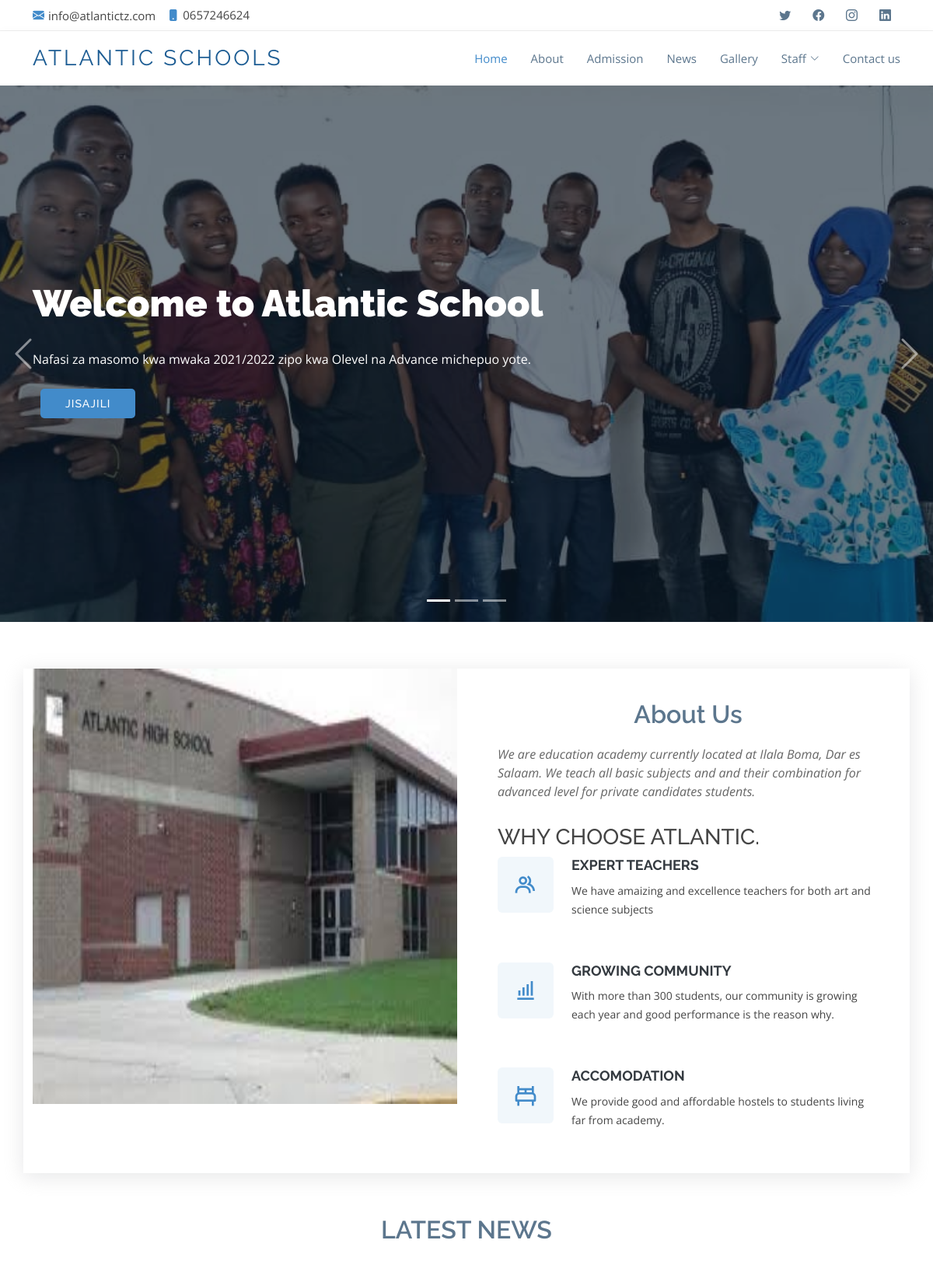
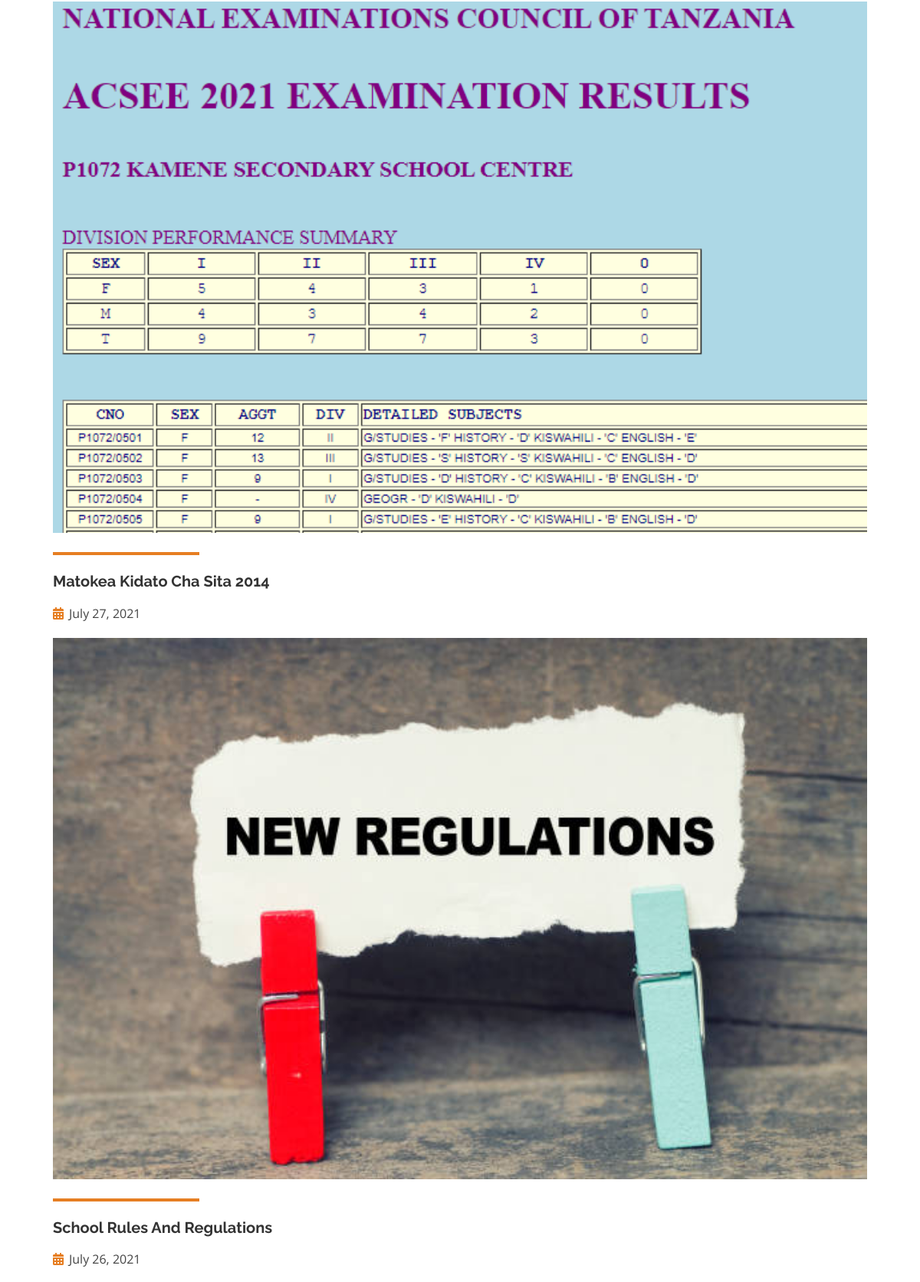
The page / (upper part) on the database its author committed (2 pictures, top to bottom).
### Home/models.py (models this page shows, shortened)
class Post(models.Model):
    date = models.DateTimeField(default=timezone.now)
    tittle = models.CharField(max_length=100)
    agent = models.ForeignKey(User, on_delete=models.CASCADE)
    image_thumbnail = models.ImageField(upload_to='pics',default='newpost.png')
    body = RichTextField(blank=True, null=True)

### Home/views.py (the view)
# urls.py: path('', PostListView.as_view(), name='home'),
class PostListView(ListView):
    model = Post
    template_name =  'Home/index.html'
    context_object_name = 'posts'
    ordering = ['-date']
    paginate_by = 8

### Home/Templates/Home/index.html (shortened to what this page needs)
{% load static %}
<!DOCTYPE html>
<html lang="en">
<head>
   <link rel="stylesheet" href="https://maxcdn.bootstrapcdn.com/font-awesome/4.4.0/css/font-awesome.min.css">
   <link rel='stylesheet' href='https://use.fontawesome.com/releases/v5.3.1/css/all.css'>
	<link href="https://cdn.jsdelivr.net/npm/bootstrap@5.0.2/dist/css/bootstrap.min.css" rel="stylesheet" integrity
  <meta charset="utf-8">
  <link href="{% static 'Home/assets/vendor/animate.css/animate.min.css'%}" rel="stylesheet">
  <link href="{% static 'Home/assets/vendor/aos/aos.css'%}" rel="stylesheet">
  <link href="{% static 'Home/assets/vendor/bootstrap/css/bootstrap.min.css'%}" rel="stylesheet">
  <link href="{% static 'Home/assets/vendor/bootstrap-icons/bootstrap-icons.css'%}" rel="stylesheet">
  <link href="{% static 'Home/assets/vendor/boxicons/css/boxicons.min.css'%}" rel="stylesheet">
  <link href="{% static 'Home/assets/vendor/glightbox/css/glightbox.min.css'%}" rel="stylesheet">
  <link href="{% static 'Home/assets/vendor/swiper/swiper-bundle.min.css'%}" rel="stylesheet">
<link href="{% static 'Home/assets/css/style.css'%}" rel="stylesheet">
<link rel="stylesheet" href="https://cdnjs.cloudflare.com/ajax/libs/owl-carousel/1.3.3/owl.carousel.min.css">
<link rel="stylesheet" href="https://cdnjs.cloudflare.com/ajax/libs/owl-carousel/1.3.3/owl.theme.min.css">
</head>
<body>
  <section id="topbar" class="d-flex align-items-center">
    <div class="container d-flex justify-content-center justify-content-md-between">
      <div class="contact-info d-flex align-items-center">
        <i class="bi bi-envelope-fill"></i><a href="mailto:contact@example.com">info@atlantictz.com</a>
        <i class="bi bi-phone-fill phone-icon"></i> 0657246624
      </div>
      <div class="social-links d-none d-md-block">
        <a href="#" class="twitter"><i class="bi bi-twitter"></i></a>
        <a href="#" class="facebook"><i class="bi bi-facebook"></i></a>
        <a href="#" class="instagram"><i class="bi bi-instagram"></i></a>
        <a href="#" class="linkedin"><i class="bi bi-linkedin"></i></i></a>
      </div>
    </div>
  </section>
  <header id="header" class="d-flex align-items-center">
    <div class="container d-flex align-items-center">
      <div class="logo me-auto">
        <h1><a href="{% url 'home' %}">ATLANTIC SCHOOLS</a></h1>
      </div>
      <nav id="navbar" class="navbar">
        <ul>
          <li><a class="nav-link scrollto active" href="{% url 'home' %}">Home</a></li>
          <li><a class="nav-link scrollto" href="#about">About</a></li>
          <li><a class="nav-link scrollto" href="#services">Admission</a></li>
          <li><a class="nav-link scrollto" href="{% url 'news' %}">News</a></li>
          <li><a class="nav-link scrollto" href="#portfolio">Gallery</a></li>
          <li class="dropdown"><a href="#"><span>Staff</span> <i class="bi bi-chevron-down"></i></a>
          </li>
          <li><a class="nav-link scrollto" href="#contact">Contact us</a></li>
        </ul>
      </nav>
    </div>
  </header>
  <section id="hero">
    <div class="hero-container">
      <div id="heroCarousel" class="carousel slide carousel-fade" data-bs-ride="carousel" data-bs-interval="5000">
        <ol class="carousel-indicators" id="hero-carousel-indicators"></ol>
        <div class="carousel-inner" role="listbox">
          <div class="carousel-item active" style="background-image: url('{% static  'Home/assets/img/slide/new2.jpg'%}');">
            <div class="carousel-container">
              <div class="carousel-content container">
                <h2 class="animate__animated animate__fadeInDown">Welcome to <span>Atlantic School</span></h2>
                <p class="animate__animated animate__fadeInUp">Nafasi za masomo kwa mwaka 2021/2022 zipo kwa Olevel na Advance michepuo yote.</p>
                <a href="#about" class="btn-get-started animate__animated animate__fadeInUp scrollto">JISAJILI</a>
              </div>
            </div>
          </div>
        </div>
        <a class="carousel-control-prev" href="#heroCarousel" role="button" data-bs-slide="prev">
          <span class="carousel-control-prev-icon bi bi-chevron-left" aria-hidden="true"></span>
        </a>
        <a class="carousel-control-next" href="#heroCarousel" role="button" data-bs-slide="next">
          <span class="carousel-control-next-icon bi bi-chevron-right" aria-hidden="true"></span>
        </a>
      </div>
    </div>
  </section>
  <main id="main">
    <section id="about" class="about">
      <div class="container" data-aos="fade-up">
        <div class="row no-gutters">
           <div class="col-lg-6 video-box">
            <img src="{% static 'Home/assets/img/sc.jpg'%}" class="img-fluid" alt="" style="height: 70vh; width:80vh;">
          </div>
          <div class="col-lg-6 d-flex flex-column justify-content-center about-content">
            <div class="section-title">
              <h2>About Us</h2>
              <p>We are education academy currently located at  Ilala Boma, Dar es Salaam. We teach all basic subjects and and their combination for advanced level for private candidates students.</p>
            </div>
            <h3>WHY CHOOSE ATLANTIC.</h3>
            <div class="icon-box" data-aos="fade-up" data-aos-delay="100">
              <div class="icon"><i class="bx bx-group"></i></div>
              <h4 class="title"><a href="">Expert Teachers</a></h4>
              <p class="description">We have amaizing and excellence teachers for both art and science subjects</p>
            </div>
            <div class="icon-box" data-aos="fade-up" data-aos-delay="100">
              <div class="icon"><i class="bx bx-bar-chart-alt"></i></div>
              <h4 class="title"><a href="">GROWING COMMUNITY</a></h4>
              <p class="description">With more than 300 students, our community is growing each year and good performance is the reason why.</p>
            </div>
             <div class="icon-box" data-aos="fade-up" data-aos-delay="100">
              <div class="icon"><i class="bx bx-bed"></i></div>
              <h4 class="title"><a href="">ACCOMODATIOn</a></h4>
              <p class="description">We provide good and affordable hostels to students living far from academy.</p>
            </div>
          </div>
        </div>
      </div>
    </section>&nbsp&nbsp&nbsp&nbsp&nbsp&nbsp&nbsp&nbsp
    <div class="container" data-aos="fade-up">
      <div class="section-title">
          <h2>LATEST NEWS</h2>
        </div>
<div class="container">
    <div class="row">
        <div class="col">
            <div id="news-slider" class="owl-carousel">
              {% for post in posts %}
                <div class="post-slide">
                    <div class="post-img">
                        <img src="{{ post.image_thumbnail.url}}" alt="">
                    </div>
                    <h3 class="post-title">
                        <a href="{% url 'news_detail' post.id%}">{{post.tittle}}</a>
                    </h3>
                    <span class="post-date">{{post.date|date:"F d, Y" }}</span>
                </div>
                  {% endfor %}
            </div>
        </div>
    </div>
</div>
 </div>
  </main>
</body>
</html>

### rows shown on the page
Post: image_thumbnail (picture), tittle "Matokea Kidato Cha Sita 2014", date "July 27, 2021"
Post: image_thumbnail (picture), tittle "School Rules And Regulations", date "July 26, 2021"
